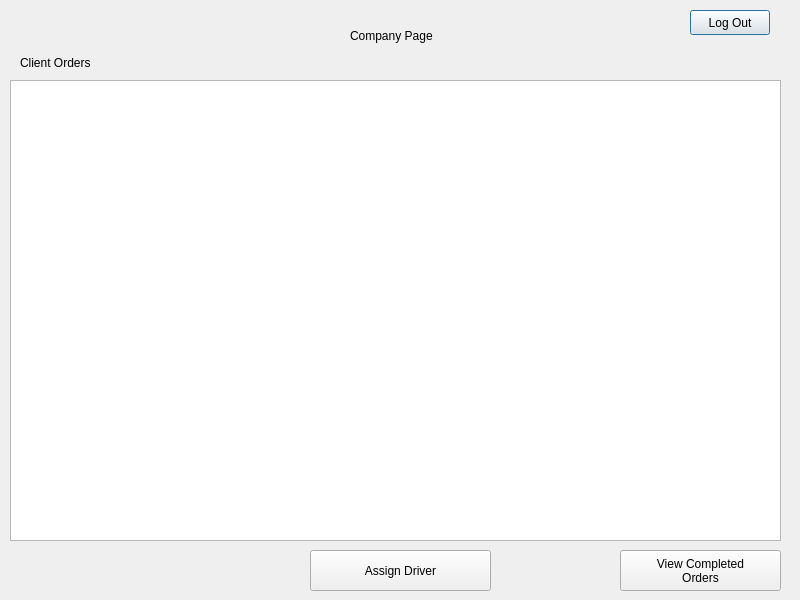
<?xml version="1.0" encoding="UTF-8"?>
<ui version="4.0">
 <class>companysMainPage</class>
 <widget class="QDialog" name="companysMainPage">
  <property name="geometry">
   <rect>
    <x>0</x>
    <y>0</y>
    <width>800</width>
    <height>600</height>
   </rect>
  </property>
  <property name="minimumSize">
   <size>
    <width>0</width>
    <height>0</height>
   </size>
  </property>
  <property name="windowTitle">
   <string>Dialog</string>
  </property>
  <widget class="QPushButton" name="LogoutButton">
   <property name="geometry">
    <rect>
     <x>690</x>
     <y>10</y>
     <width>80</width>
     <height>25</height>
    </rect>
   </property>
   <property name="text">
    <string>Log Out</string>
   </property>
  </widget>
  <widget class="QPushButton" name="assignDriverButton">
   <property name="geometry">
    <rect>
     <x>310</x>
     <y>550</y>
     <width>181</width>
     <height>41</height>
    </rect>
   </property>
   <property name="sizePolicy">
    <sizepolicy hsizetype="Fixed" vsizetype="Fixed">
     <horstretch>0</horstretch>
     <verstretch>0</verstretch>
    </sizepolicy>
   </property>
   <property name="minimumSize">
    <size>
     <width>40</width>
     <height>25</height>
    </size>
   </property>
   <property name="text">
    <string>Assign Driver</string>
   </property>
  </widget>
  <widget class="QTableWidget" name="clientOrdersTable">
   <property name="geometry">
    <rect>
     <x>10</x>
     <y>80</y>
     <width>771</width>
     <height>461</height>
    </rect>
   </property>
  </widget>
  <widget class="QLabel" name="clientorderLabel">
   <property name="geometry">
    <rect>
     <x>20</x>
     <y>50</y>
     <width>126</width>
     <height>25</height>
    </rect>
   </property>
   <property name="text">
    <string>Client Orders</string>
   </property>
  </widget>
  <widget class="QPushButton" name="calculateOrderButton">
   <property name="geometry">
    <rect>
     <x>620</x>
     <y>550</y>
     <width>161</width>
     <height>41</height>
    </rect>
   </property>
   <property name="text">
    <string>View Completed
Orders</string>
   </property>
  </widget>
  <widget class="QLabel" name="label">
   <property name="geometry">
    <rect>
     <x>350</x>
     <y>20</y>
     <width>151</width>
     <height>31</height>
    </rect>
   </property>
   <property name="text">
    <string>Company Page</string>
   </property>
  </widget>
 </widget>
 <resources/>
 <connections/>
</ui>
